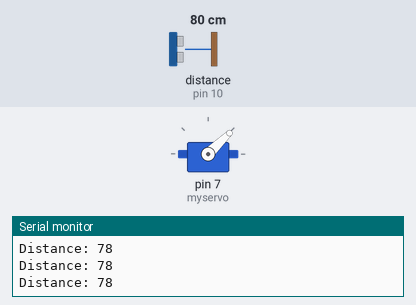
This sketch was run on a simulated Arduino Uno, built with avr-gcc and run on an emulated ATmega328P. Shown: servo, the last lines printed to the serial monitor. Wiring (inferred from the names in the program): ultrasonic range finder: trigger pin 9; echo pin 10. The inputs (shaded band) are chosen by the test bench; at power-on: distance to the obstacle (sensor on pin 10) 80 cm. The echo pulse lasts 58.3 µs per cm.

Above: at 1.2 s.
1.3 s: distance to the obstacle (sensor on pin 10) set to 12 cm
2.8 s: distance to the obstacle (sensor on pin 10) set to 9 cm
At 4.0 s:
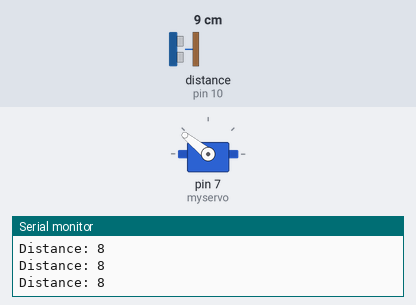
4.3 s: distance to the obstacle (sensor on pin 10) set to 18 cm
At 5.4 s:
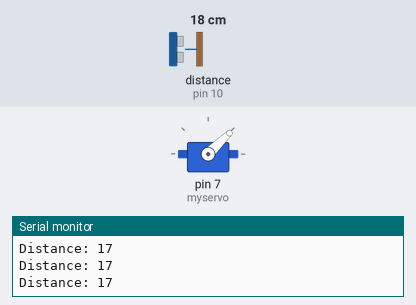
Timing chart, 0 to 7.3 s (numbered marks = the images above; inputs shaded):
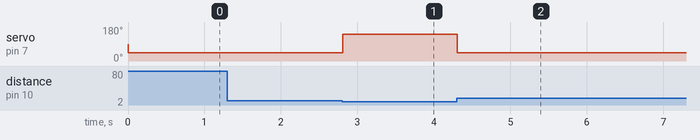

The sketch:

UltlrasonicSensor_Servo.ino
```cpp
//modified by Paul Khristian B. Marasigan

#include <Servo.h>
const int trigPin = 9;
const int echoPin = 10;

// defines variables
Servo myservo;
long duration;
int distance;


void setup() {
  myservo.attach(7);
  pinMode(trigPin, OUTPUT); // Sets the trigPin as an Output
  pinMode(echoPin, INPUT); // Sets the echoPin as an Input
  Serial.begin(9600); // Starts the serial communication
}

void loop() {
  // Clears the trigPin
  digitalWrite(trigPin, LOW);
  delayMicroseconds(2);
  // Sets the trigPin on HIGH state for 10 micro seconds
  digitalWrite(trigPin, HIGH);
  delayMicroseconds(10);
  digitalWrite(trigPin, LOW);
  // Reads the echoPin, returns the sound wave travel time in microseconds
  duration = pulseIn(echoPin, HIGH);
  // Calculating the distance
  distance = duration * 0.034 / 2;
  // Prints the distance on the Serial Monitor

if(distance >= 10){
  myservo.writeMicroseconds(1000);
}

else {
  myservo.writeMicroseconds(2000);
}

  Serial.print("Distance: ");
  Serial.println(distance);
}
```

Measured:
- the behaviour switches between 11 and 10 cm on distance to the obstacle (sensor on pin 10) (found by bisection; images 0 and 1)
- after the input at 2.8 s, servo on pin 7 (myservo): 44° → 141° at once
- after the input at 4.3 s, servo on pin 7 (myservo): 141° → 44° at once
